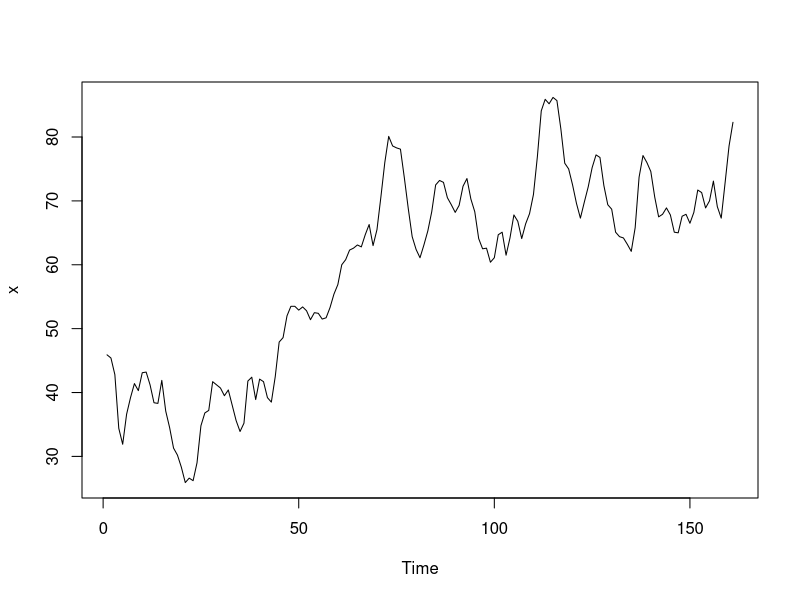
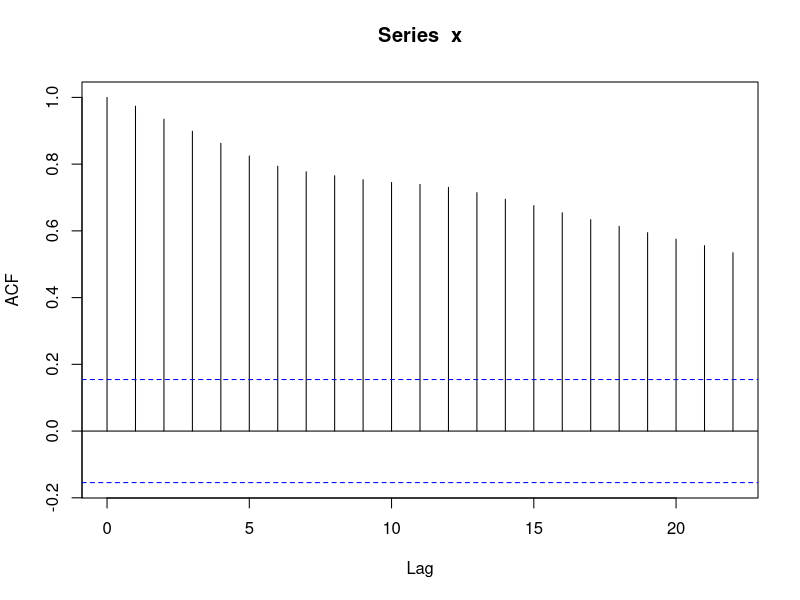
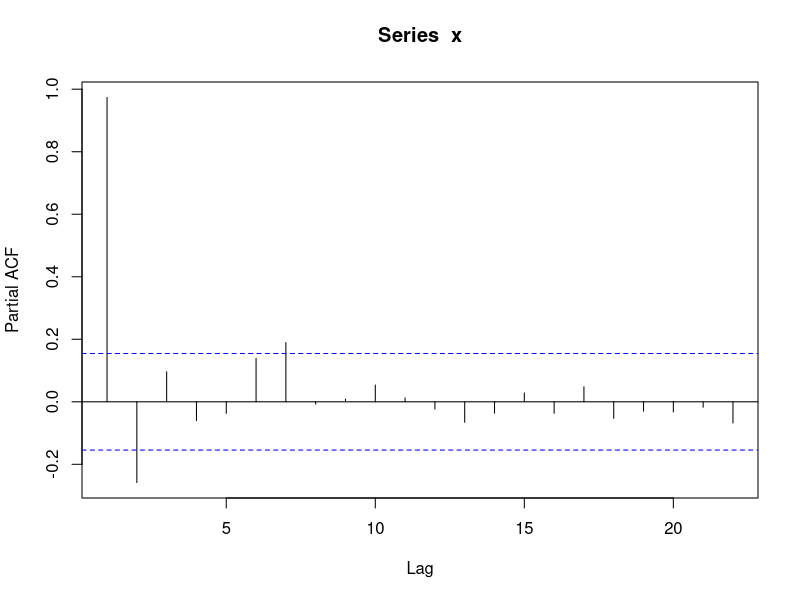

The R source for these figures, in order:
# Title     : NTU Time Series R 
# Objective : Try to analyze time series data on weekly sales of tech videos
# Created by: Karyl
# Created on: 23 Feb 2020

# xy <- read.table('data/weekly sales of tech video.txt', header = F, dec =".")
# 
# xy <- convertRowsToList(xy)
x <- c(45.9, 45.4, 42.8, 34.4, 31.9, 36.6, 39.2, 41.4, 40.3, 43.1, 43.2
       , 41.2, 38.4, 38.3, 41.9, 37.1, 34.5, 31.3, 30.2, 28.3, 25.9, 26.6
       , 26.2, 29, 34.8, 36.8, 37.2, 41.7, 41.2, 40.7, 39.5, 40.4, 38
       , 35.6, 33.9, 35.2, 41.8, 42.4, 38.9, 42.1, 41.7, 39.2, 38.5, 42.5
       , 47.9, 48.6, 52, 53.5, 53.5, 52.9, 53.4, 52.8, 51.4, 52.5, 52.4
       , 51.5, 51.7, 53.3, 55.4, 56.9, 60, 60.8, 62.3, 62.6, 63.1, 62.8
       , 64.7, 66.3, 63, 65.5, 70.6, 76, 80.1, 78.6, 78.3, 78.1, 73.6
       , 68.8, 64.4, 62.4, 61.1, 63.1, 65.3, 68.3, 72.5, 73.2, 72.9, 70.5
       , 69.4, 68.2, 69.3, 72.3, 73.5, 70.3, 68.3, 64.1, 62.5, 62.6, 60.4
       , 61.1, 64.7, 65.1, 61.5, 64.2, 67.8, 66.8, 64.1, 66.4, 68, 71
       , 76.9, 84.1, 85.9, 85.2, 86.2, 85.7, 81.3, 75.9, 75, 72.5, 69.6
       , 67.3, 69.8, 72.2, 75.2, 77.2, 76.8, 72.4, 69.4, 68.7, 65.1, 64.4
       , 64.2, 63.2, 62.1, 65.8, 73.7, 77.1, 76, 74.6, 70.6, 67.5, 67.9
       , 68.9, 67.8, 65.1, 65, 67.6, 67.9, 66.5, 68.2, 71.7, 71.3, 68.9
       , 70, 73.1, 69.1, 67.3, 72.9, 78.6, 82.3)

mean(x)
ts.plot(x)
acf(x)  # Does not cut off
pacf(x) # Cut off after lag 7

ts.yw <- ar.yw(x, order.max = 5) # Suggest order 2
ts.yw 
summary(ts.yw)

ar2 = arima(x, order = c(2, 0, 0)) # Model using AR(2)
ar2










